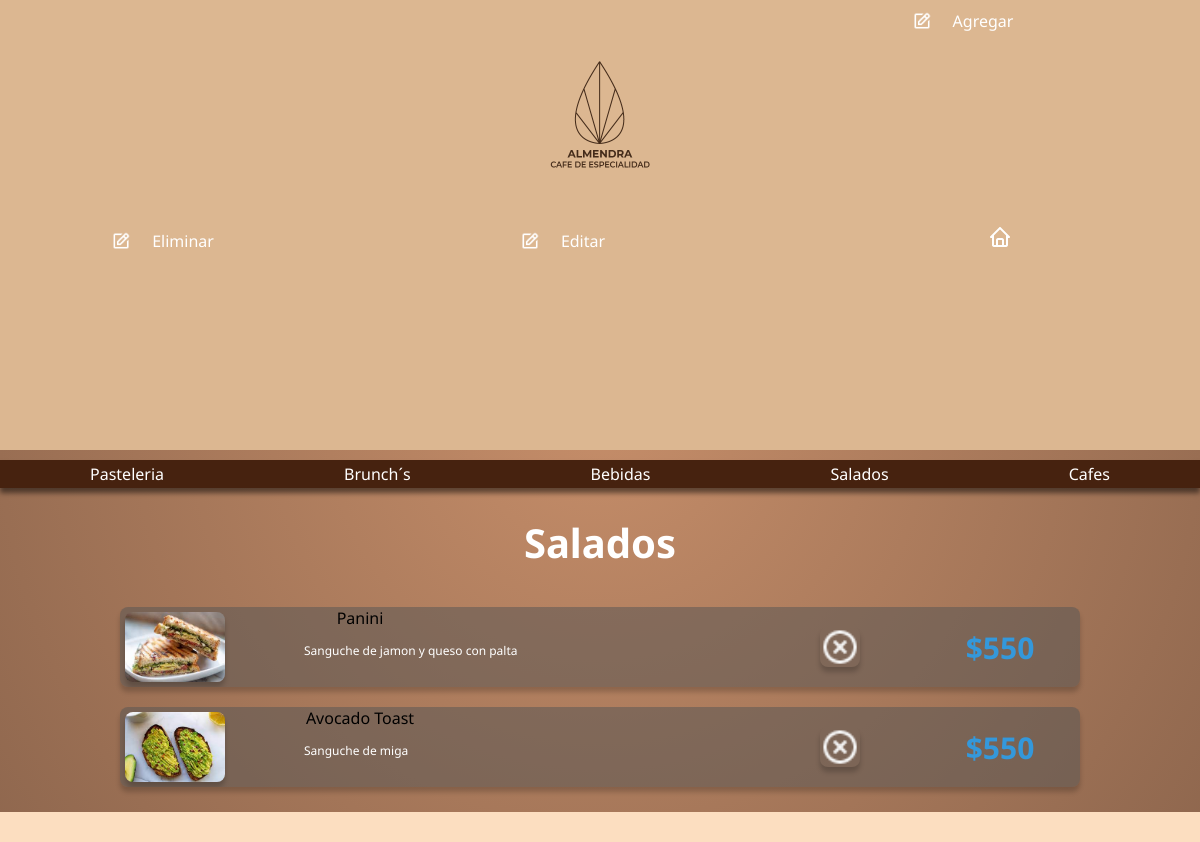
/eliminar_salados_template, run on the app's committed database.
### almendra_app/models.py (models this page shows)
class salados_model (models.Model):
     imagen = models.ImageField(blank=True, null = True,upload_to='salados/')
     titulo = models.CharField(max_length=42, blank = True, null = True)
     descripcion =  models.CharField(max_length=50, blank = True, null = True)
     informacion = models.CharField(max_length=184, blank = True, null = True)
     precio = models.CharField(max_length=50, blank = True, null = True)

### almendra_app/views.py (the view)
# urls.py: path('eliminar_salados_template',eliminar_salados_template,name = 'eliminar_salados_template'),
def eliminar_salados_template(request):
    form_salados= salados_model.objects.all()
    return render (request,'almendra_app/opciones/salados/eliminar_salados_template.html',{'form_salados':form_salados})

### almendra_app/templates/almendra_app/opciones/salados/eliminar_salados_template.html (shortened to what this page needs)
<!DOCTYPE html>
<html lang="en">
<head>
    {% load static %}
    <link rel="stylesheet" href="{% static 'almendra_app/styles_opciones.css' %}">
</head>
<body>
    {% block header %}
    <header>
        <div class="div_logo">
            <img src="{% static 'almendra_app/img/logo.png' %}" class="logo" >
        </div>
        <div class="div_agregar">
            <nav class="nav_agregar">
                <ul class="list">
                    <li class="list_item list_item--click">
                        <div class="list_button list_button--click">
                            <img src="{% static 'almendra_app/icons/edit.png' %}" class="list_img" width="20">
                            <a href="#" class='nav_link'>Agregar</a>
                        </div>
                    </li>
                </ul>
            </nav>
        </div>
        <div class="div_eliminar">
            <nav class="nav_eliminar">
                <ul class="list">
                    <li class="list_item list_item--click">
                        <div class="list_button list_button--click">
                            <img src="{% static 'almendra_app/icons/edit.png' %}" class="list_img" width="20">
                            <a href="#" class='nav_link'>Eliminar</a>
                        </div>
                    </li>
                </ul>
            </nav>
        </div>
        <div class="div_editar">
            <nav class="nav_editar">
                <ul class="list">
                    <li class="list_item list_item--click">
                        <div class="list_button list_button--click">
                            <img src="{% static 'almendra_app/icons/edit.png' %}" class="list_img" width="20">
                            <a href="#" class='nav_link'>Editar</a>
                        </div>
                    </li>
                </ul>
            </nav>
        </div>
        <div class="home_icon_div">
        <a href="#"> <img class='home_icon' src="{% static 'almendra_app/icons/home.png' %}" alt=""></a>
         </div>
    </header>
    <section class="menu_horizontal">
        <div class="menu_container">
            <a href="">Pasteleria</a>
            <a href="{% url 'brunch' %}">Brunch´s</a>
            <a href="{% url 'bebidas' %}">Bebidas</a>
            <a href="{% url 'salados' %}">Salados</a>
            <a href="{% url 'cafes' %}"">Cafes</a>
        </div>
    </section>
    {% endblock %}
    <h1 class="titulo_salados">Salados</h1>
    {% block salados %}
    <section class="mid_salados">
        {% for s in form_salados %}
        <div class="container_salados">
             <div class="targeta_salados">
                <img src={{ s.imagen|safe }}
                <h4>{{ s.titulo|safe }}</h4>
                <p>{{ s.descripcion }}</p>
                <h3>{{ s.precio }}</h3>
               <a href="#" onclick = 'eliminarProducto_salados({{ s.id }})'> <img class= 'delete'id= '{{ p.categoria }}' src="{% static 'almendra_app/icons/delete.png' %}" alt=""></a>
            </div>
        </div>
        {% endfor %}
    </section>
    {% endblock %}
 <footer>
 </footer>
</body>
</html>

### almendra_app/static/almendra_app/styles_opciones.css (style rules this page uses)
body { width: 100%; background-color: #C58D69; margin: 0%; text-align: center; font-family: 'Noto Sans', sans-serif; background: radial-gradient(circle at 50% 49%,rgba(197,141,105,1), rgb(143, 103, 78)) }
header { background-color: #dcb791; display: grid; grid-template-columns: repeat(3,1fr); padding: 5px 0px 5px 0px; }
.div_logo { grid-column: 2/3; display: flex; justify-content: center; align-items: center; }
.logo { width: 100px; }
.nav_link { color: #ffffff; display: block; padding: 5px; text-decoration: none; }
.list { width: 100%; height: 220px; display: flex; justify-content: flex-start; flex-direction: column; border-radius: 0 16px 16px 0; ; padding: 0px; margin: 0px; }
.list_item { list-style: none; width: 100%; text-align: start; overflow: hidden; }
.list_item--click { cursor: pointer; }
.list_button { display: flex; align-items: center; justify-content: center; gap: 1em; width: 70%; margin-left: 25px; }
.menu_container { background-color: #46220f; margin-top: 10px; height: 28px; display: flex; justify-content: space-around; align-items: center; box-shadow: 0 5px 5px rgba(0,0,0,0.5); }
.menu_container a { text-decoration: none; color: white; }
h1 { color: white; font-size: 40px; }
.mid_salados { justify-content: center; display: grid; grid-template-rows: repeat(1,1fr); grid-template-columns: repeat(1,1fr); }
.mid_salados a { display: contents; }
.container_salados { width: 100%; max-width: 1200px; height: 100%; display: flex; flex-wrap: wrap; justify-content: center; margin: auto; }
.container_salados .targeta_salados { display: grid; grid-template-columns: repeat(6,1fr); grid-template-rows: repeat(3,20px); width: 80%; height: 80px; border-radius: 8px; box-shadow: 0 5px 5px rgba(0,0,0,0.2); overflow: hidden; margin: 10px; text-align: center; transition: all 0.25s; background-color: rgba(85, 85, 85, 0.5); }
.container_salados .targeta_salados img { grid-column: 1/2; grid-row: 1/2; width: 100px; height: 70px; margin-bottom: 5px; margin-top: 5px; margin-left: 5px; border-radius: 8px; box-shadow: 0 5px 5px rgba(0,0,0,0.2); overflow: hidden; display: flex; justify-content: center; align-items: center; }
.container_salados .targeta_salados p { display: flex; align-items: self-start; margin-left: 8px; margin-top: 15px; margin-bottom: 50px; padding: 0 1rem; font-size: 12px; font-weight: 300px; font-weight: 600px; color: white; grid-column: 2/5; grid-row: 2/3; }
.container_salados .targeta_salados h3 { grid-column: 6/7; grid-row: 2/3; font-weight: 500px; text-decoration: none; color: #3498db; font-size: 30px; margin: auto;; }
.container_salados .targeta_salados .delete { grid-column: 5/6; grid-row: 2/4; margin: auto; width: 40px; height: 40px; }
footer { margin-top: 15px; background-color:#FCDEC0; height: 30px; }

### data on the page
salados_model: imagen (picture), titulo "Panini", descripcion "Sanguche de jamon y queso con palta", precio "$550"
salados_model: imagen (picture), titulo "Avocado Toast", descripcion "Sanguche de miga", precio "$550"
